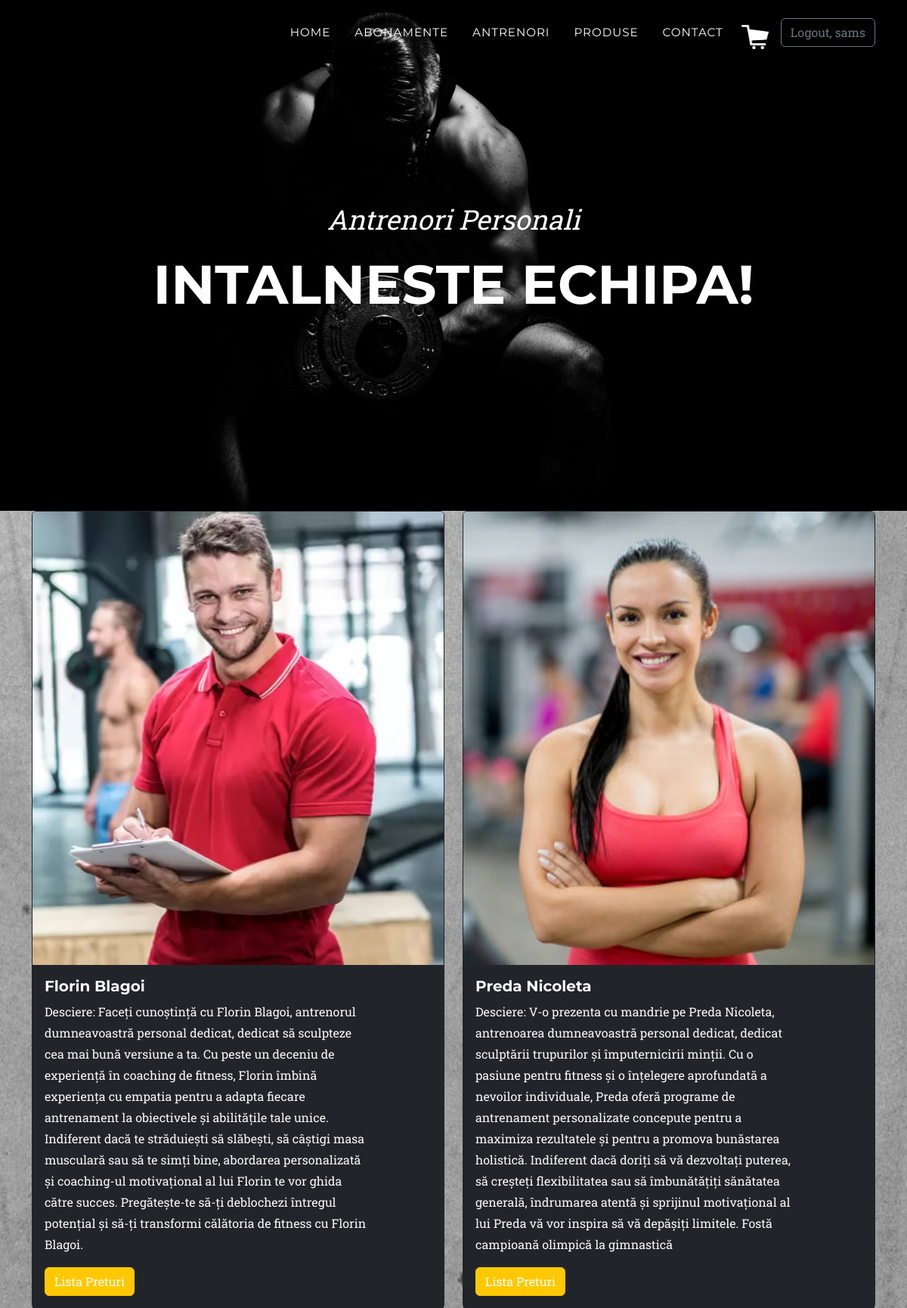
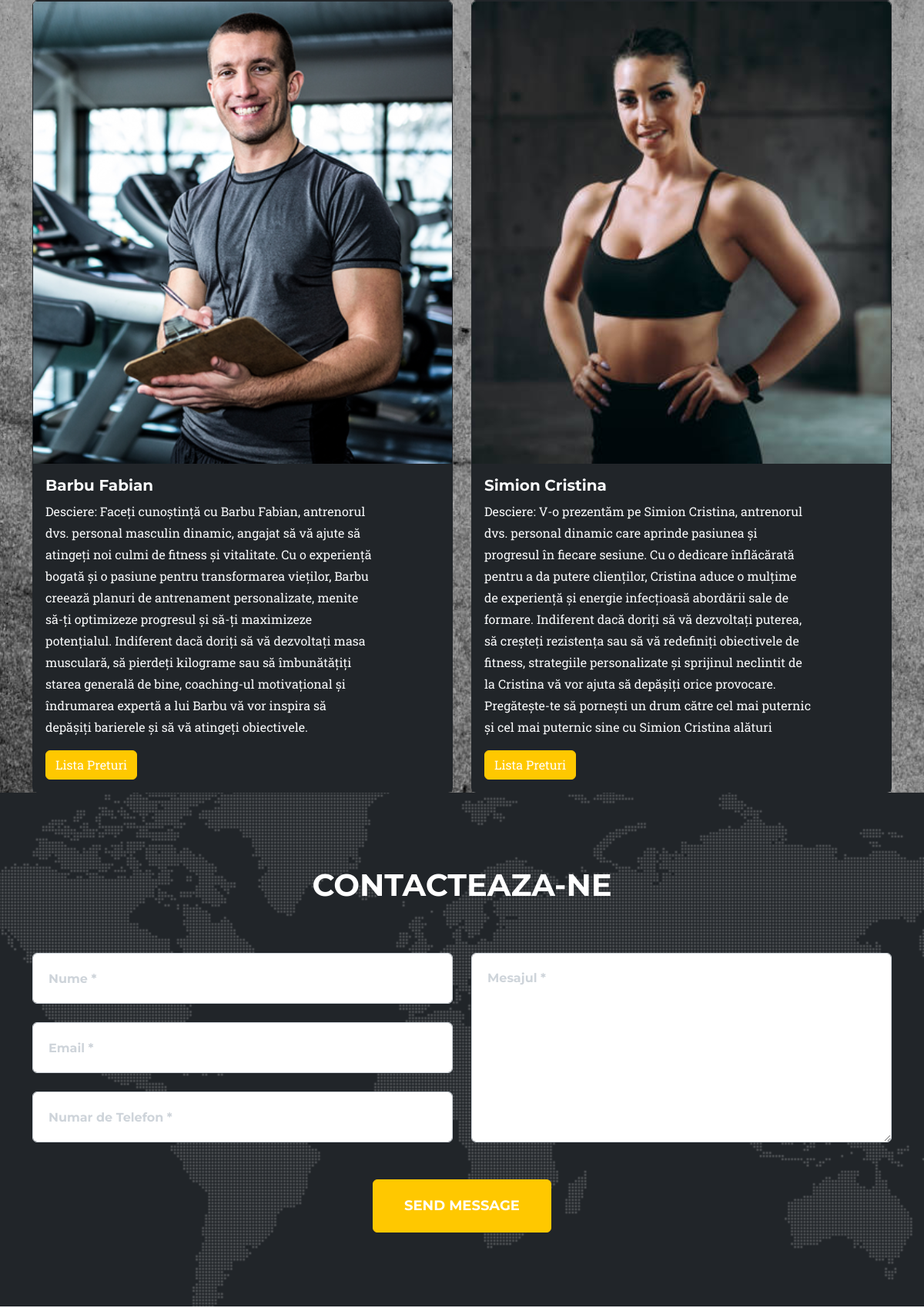
Page /list_trainers/ (signed in, upper part) on the committed database (2 pictures, top to bottom).
### products/models.py (models this page shows, shortened)
class SiteUser(AbstractUser):
    def __str__(self):
        return self.last_name + " " + self.first_name

class Trainer(models.Model):
    name = models.CharField(max_length=255)
    description = models.TextField()
    photo = models.ImageField(upload_to='static/', null=True, blank=True)
    price_1_session = models.CharField(max_length=255)
    price_5_session = models.CharField(max_length=255)
    price_10_session = models.CharField(max_length=255)

### products/views.py (the view)
# urls.py: path('list_trainers/', views.TrainerListView.as_view(), name='list-trainers'),
class TrainerListView(LoginRequiredMixin, ListView):
    template_name = 'trainer/list_trainers.html'
    model = Trainer
    context_object_name = 'trainers'
    def get_queryset(self):
        return Trainer.objects.all()

### templates/trainer/list_trainers.html (shortened to what this page needs)
{% extends 'base2.html' %}
{% load static %}
{% block content %}
    <header class="masthead">
        <div class="container">
            <div class="masthead-subheading">Antrenori Personali</div>
            <div class="masthead-heading text-uppercase">Intalneste Echipa!</div>
        </div>
    </header>
    <div id="trainers">
        <div class="container">
            <div class="row mt-6">
                {% for trainer in trainers %}
                    <div class="col-md-6">
                        <div class="card border border-dark">
                            {% if trainer.photo %}
                                <img src="{{ trainer.photo.url }}" class="card-img-top" alt="imagine_profil"
                                     height="600" style="object-fit: cover">
                            {% else %}
                                <img src="{% static 'no_image.png' %}" class="card-img-top" alt="imagine profil"
                                     height="600" width=" 600">
                            {% endif %}
                            <div class="card-body bg-dark text-light ">
                                <div class="col-md-10">
                                    <h5 class="card-title">{{ trainer.name }}</h5>
                                    <p class="card-text">Desciere: {{ trainer.description }}</p>
                                    <button type="button" class="btn btn-primary" data-bs-toggle="modal"
                                            data-bs-target="#exampleModal_{{ forloop.counter0 }}">
                                        Lista Preturi
                                    </button>
                                </div>
                            </div>
                        </div>
                    </div>
                {% endfor %}
            </div>
        </div>
    </div>
    <section class="page-section" id="contact">
        <div class="container">
            <div class="text-center">
                <h2 class="section-heading text-uppercase">Contacteaza-ne</h2>
            </div>
            <form id="contactForm" method="post" action="{% url 'contact' %}">
                <div class="row align-items-stretch mb-5">
                    <div class="col-md-6">
                        <div class="form-group">
                            <input class="form-control" id="name" name="name" type="text" placeholder="Nume *"
                            />
                        </div>
                        <div class="form-group">
                            <input class="form-control" id="email" name="email" type="email" placeholder="Email *"
                            />
                        </div>
                        <div class="form-group mb-md-0">
                            <input class="form-control" id="phone" type="tel" name="phone_number"
                                   placeholder="Numar de Telefon *"
                            />
                        </div>
                    </div>
                    <div class="col-md-6">
                        <div class="form-group form-group-textarea mb-md-0">
                            <textarea class="form-control" id="message" placeholder="Mesajul *" name="message"
                            ></textarea>
                        </div>
                    </div>
                </div>
                <div class="text-center">
                    <button class="btn btn-primary btn-xl text-uppercase" id="" type="submit">Send
                        Message
                    </button>
                </div>
            </form>
        </div>
    </section>
{% endblock %}

### templates/base2.html (shortened to what this page needs)
<!DOCTYPE html>
{% load static %}
<html lang="en">
<head>
    <link href="{% static 'css/styles.css' %}" rel="stylesheet"/>
</head>
<body id="page-top">
<nav class="navbar navbar-expand-lg navbar-dark fixed-top" id="mainNav">
    <div class="container">
        <div class="collapse navbar-collapse" id="navbarResponsive">
            <ul class="navbar-nav text-uppercase ms-auto py-4 py-lg-0">
                <li class="nav-item">
                    <a class="nav-link" href="{% url 'homepage' %}">Home</a>
                </li>
                <li class="nav-item">
                    <a class="nav-link" href="{% url 'subscriptions' %}">Abonamente</a>
                </li>
                <li class="nav-item">
                    <a class="nav-link" href="{% url 'list-trainers' %}">Antrenori</a>
                </li>
                <li class="nav-item">
                    <a class="nav-link" href="{% url 'list-products' %}">Produse</a>
                </li>
            <li class="nav-item"><a class="nav-link" href="#contact">Contact</a></li>
             <a class="navbar-brand" href="{% url 'cart' %}"><img src="{% static 'assets/img/card-logo-white.jpg' %}" alt="..."/></a>
                 {% if user.is_authenticated %}
                <form method="post" action="{% url 'logout' %}">
                    <button type="submit" class="btn btn-outline-secondary">Logout, {{ user.username }}</button>
                </form>
            {% else %}
                <div>
                    <a href="{% url 'login' %}" class="btn btn-outline-success">Login</a>
                    <a href="{% url 'create-user' %}" class="btn btn-outline-secondary">Sign up</a>
                </div>
            {% endif %}
            </ul>
        </div>
    </div>
</nav>
{% block content %} {% endblock %}
</body>
</html>

### rows in the picture
SiteUser: username "sams"
Trainer: photo (picture), name "Florin Blagoi", description "Faceți cunoștință cu Florin Blagoi, antrenorul dumneavoastră personal dedicat, dedicat să sculpteze cea mai bună versiune a ta. Cu peste un deceniu de experiență în coaching de fitness, Florin îmbină experiența cu empatia pentru a adapta fiecare antrenament la obiectivele și abilitățile tale unice. Indiferent dacă te străduiești să slăbești, să câștigi masa musculară sau să te simți bine, abordarea personalizată și coaching-ul motivațional al lui Florin te vor ghida către succes. Pregătește-te să-ți deblochezi întregul potențial și să-ți transformi călătoria de fitness cu Florin Blagoi."
Trainer: photo (picture), name "Preda Nicoleta", description "V-o prezenta cu mandrie pe Preda Nicoleta, antrenoarea dumneavoastră personal dedicat, dedicat sculptării trupurilor și împuternicirii minții. Cu o pasiune pentru fitness și o înțelegere aprofundată a nevoilor individuale, Preda oferă programe de antrenament personalizate concepute pentru a maximiza rezultatele și pentru a promova bunăstarea holistică. Indiferent dacă doriți să vă dezvoltați puterea, să creșteți flexibilitatea sau să îmbunătățiți sănătatea generală, îndrumarea atentă și sprijinul motivațional al lui Preda vă vor inspira să vă depășiți limitele. Fostă campioană olimpică la gimnastică"
Trainer: photo (picture), name "Barbu Fabian", description "Faceți cunoștință cu Barbu Fabian, antrenorul dvs. personal masculin dinamic, angajat să vă ajute să atingeți noi culmi de fitness și vitalitate. Cu o experiență bogată și o pasiune pentru transformarea vieților, Barbu creează planuri de antrenament personalizate, menite să-ți optimizeze progresul și să-ți maximizeze potențialul. Indiferent dacă doriți să vă dezvoltați masa musculară, să pierdeți kilograme sau să îmbunătățiți starea generală de bine, coaching-ul motivațional și îndrumarea expertă a lui Barbu vă vor inspira să depășiți barierele și să vă atingeți obiectivele."
Trainer: photo (picture), name "Simion Cristina", description "V-o prezentăm pe Simion Cristina, antrenorul dvs. personal dinamic care aprinde pasiunea și progresul în fiecare sesiune. Cu o dedicare înflăcărată pentru a da putere clienților, Cristina aduce o mulțime de experiență și energie infecțioasă abordării sale de formare. Indiferent dacă doriți să vă dezvoltați puterea, să creșteți rezistența sau să vă redefiniți obiectivele de fitness, strategiile personalizate și sprijinul neclintit de la Cristina vă vor ajuta să depășiți orice provocare. Pregătește-te să pornești un drum către cel mai puternic și cel mai puternic sine cu Simion Cristina alături"
